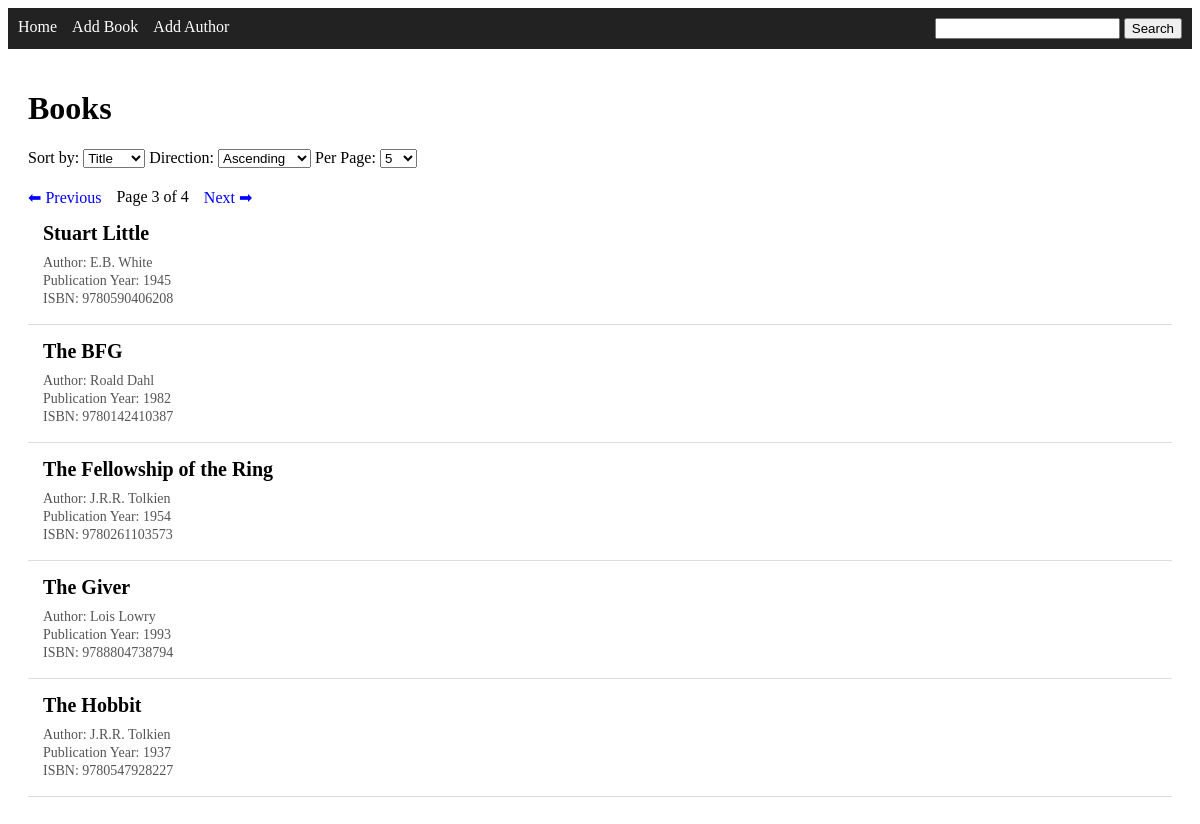
/?page=3&sort=title&direction=asc&search=, run on the app's committed database.
### data_models.py (models this page shows, shortened)
class Book(db.Model):
    id: Mapped[int] = mapped_column(primary_key=True)
    isbn: Mapped[str] = mapped_column(db.String(13), unique=True)
    author_id: Mapped[int] = mapped_column(db.ForeignKey("author.id"))
    author: Mapped[Author] = relationship(back_populates="books")
    title: Mapped[str] = mapped_column(db.String(100))
    publication_year: Mapped[int]

class Author(db.Model):
    id: Mapped[int] = mapped_column(primary_key=True)
    name: Mapped[str] = mapped_column(db.String(80), unique=True)
    birth_date: Mapped[date]
    date_of_death: Mapped[date | None]
    books: Mapped[list["Book"]] = relationship(back_populates="author")

### app.py (the view, shortened to what this page needs)
@app.route("/", methods=["GET"])
def index():
    sort = request.args.get("sort", "title")
    direction = request.args.get("direction", "asc")
    page = request.args.get("page", 1, type=int)
    per_page = request.args.get("per_page", 5, type=int)
    search = request.args.get("search", "").strip()
    query = select(Book).join(Author)
    if sort == "author":
        column = Author.name
    elif sort == "year":
        column = Book.publication_year
    elif sort == "title":
        column = Book.title
    else:
        column = Book.title
    if direction == "desc":
        query = query.order_by(desc(column))
    elif direction == "asc":
        query = query.order_by(asc(column))
    else:
        query = query.order_by(asc(column))
    total_books = db.session.scalar(
        select(db.func.count()).select_from(query.subquery())
    )
    books = db.session.scalars(
        query.limit(per_page).offset((page - 1) * per_page)
    ).all()
    total_pages = (total_books + per_page - 1) // per_page
    return render_template(
        "home.html",
        books=books,
        sort=sort,
        direction=direction,
        page=page,
        per_page=per_page,
        total_pages=total_pages,
        search=search,
    )

### templates/home.html (shortened to what this page needs)
{% extends "base.html" %}
{% block content %}
  <h1>Books</h1>
  <form method="GET" action="/">
        <label>Sort by:</label>
        <select name="sort" onchange="this.form.submit()">
            <option value="title" {% if sort == "title" %}selected{% endif %}>
                Title
            </option>
        </select>
        <label>Direction:</label>
        <select name="direction" onchange="this.form.submit()">
            <option value="asc" {% if direction == "asc" %}selected{% endif %}>
                Ascending
            </option>
        </select>
        <label>Per Page:</label>
        <select name="per_page" onchange="this.form.submit()">
            {% for n in [5,10,15,20,25] %}
                <option value="{{ n }}" {% if per_page == n %}selected{% endif %}>
                    {{ n }}
                </option>
            {% endfor %}
        </select>
  </form>
    <div class="pagination">
        {% if page > 1 %}
            <a href="/?page={{ page - 1 }}&sort={{ sort }}&direction={{ direction }}&search={{ search }}">
                ⬅ Previous
            </a>
        {% endif %}
       <span>Page {{ page }} of {{ total_pages }}</span>
        {% if page < total_pages %}
            <a href="/?page={{ page + 1 }}&sort={{ sort }}&direction={{ direction }}&search={{ search }}">
                Next ➡
            </a>
        {% endif %}
    </div>
  {% for book in books %}
      <div class="book">
        <div class="book-info">
              <h3 class="book-title">{{ book.title }}</h3>
            <div class="book-details">
                <p>Author: {{ book.author.name }}</p>
                <p>Publication Year: {{ book.publication_year }}</p>
                <p>ISBN: {{ book.isbn }}</p>
            </div>
        </div>
      </div>
  {% endfor %}
{% endblock %}

### static/style.css (style rules this page uses)
.book { display: flex; gap: 15px; align-items: flex-start; padding: 15px; border-bottom: 1px solid #ddd; }
.book-info { display: flex; flex-direction: column; }
.book-title { font-size: 20px; font-weight: 600; margin: 0 0 8px 0; }
.book-details p { margin: 2px 0; color: #555; font-size: 14px; }
.pagination { margin-top: 20px; display: flex; gap: 15px; align-items: center; }
.pagination a { text-decoration: none; color: blue; }

### data on the page
Book: title "Stuart Little", author.name "E.B. White", publication_year "1945", isbn "9780590406208"
Book: title "The BFG", author.name "Roald Dahl", publication_year "1982", isbn "9780142410387"
Book: title "The Fellowship of the Ring", author.name "J.R.R. Tolkien", publication_year "1954", isbn "9780261103573"
Book: title "The Giver", author.name "Lois Lowry", publication_year "1993", isbn "9788804738794"
Book: title "The Hobbit", author.name "J.R.R. Tolkien", publication_year "1937", isbn "9780547928227"

### other printed values
{{ page }} "3"
{{ total_pages }} "4"
form field per_page "5"
